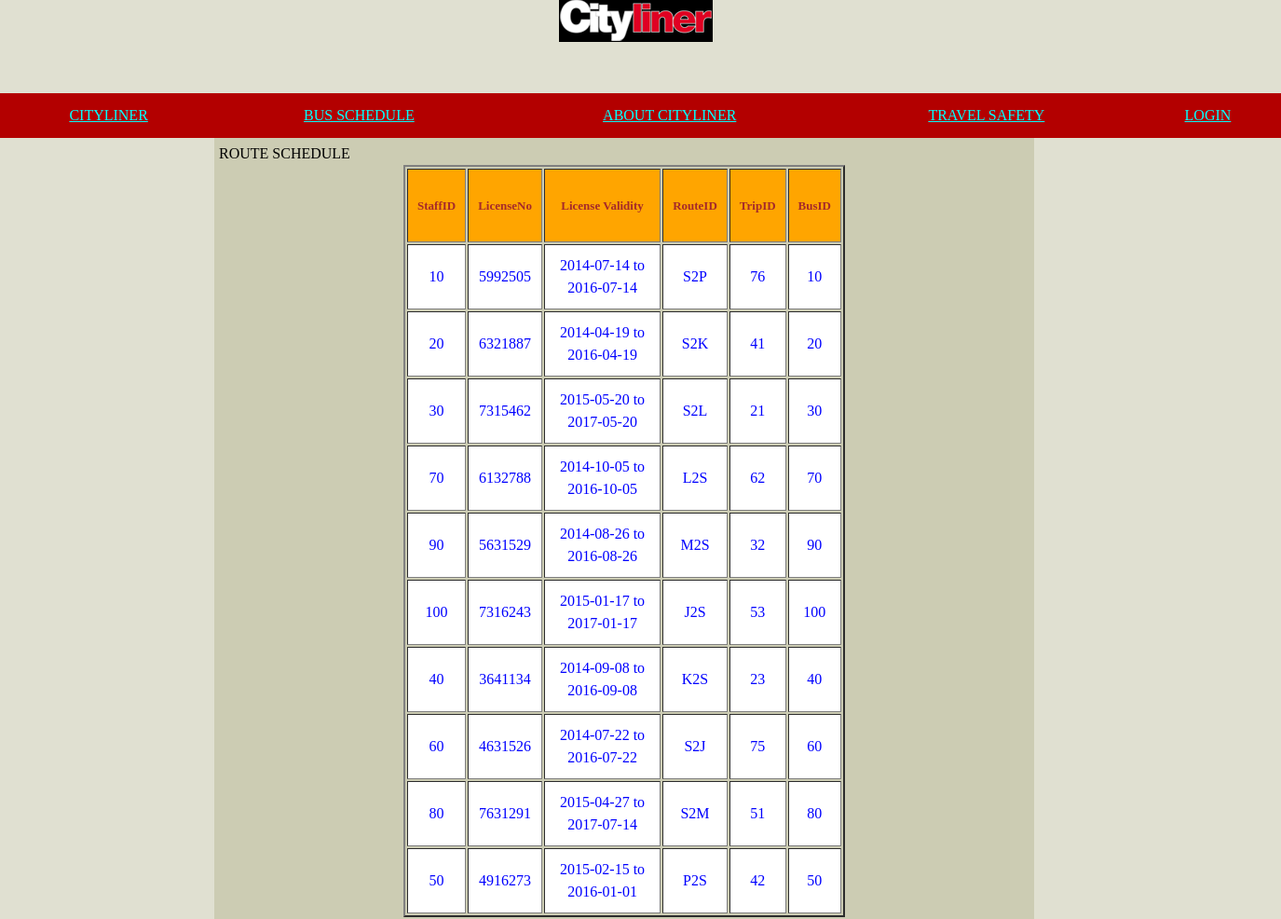
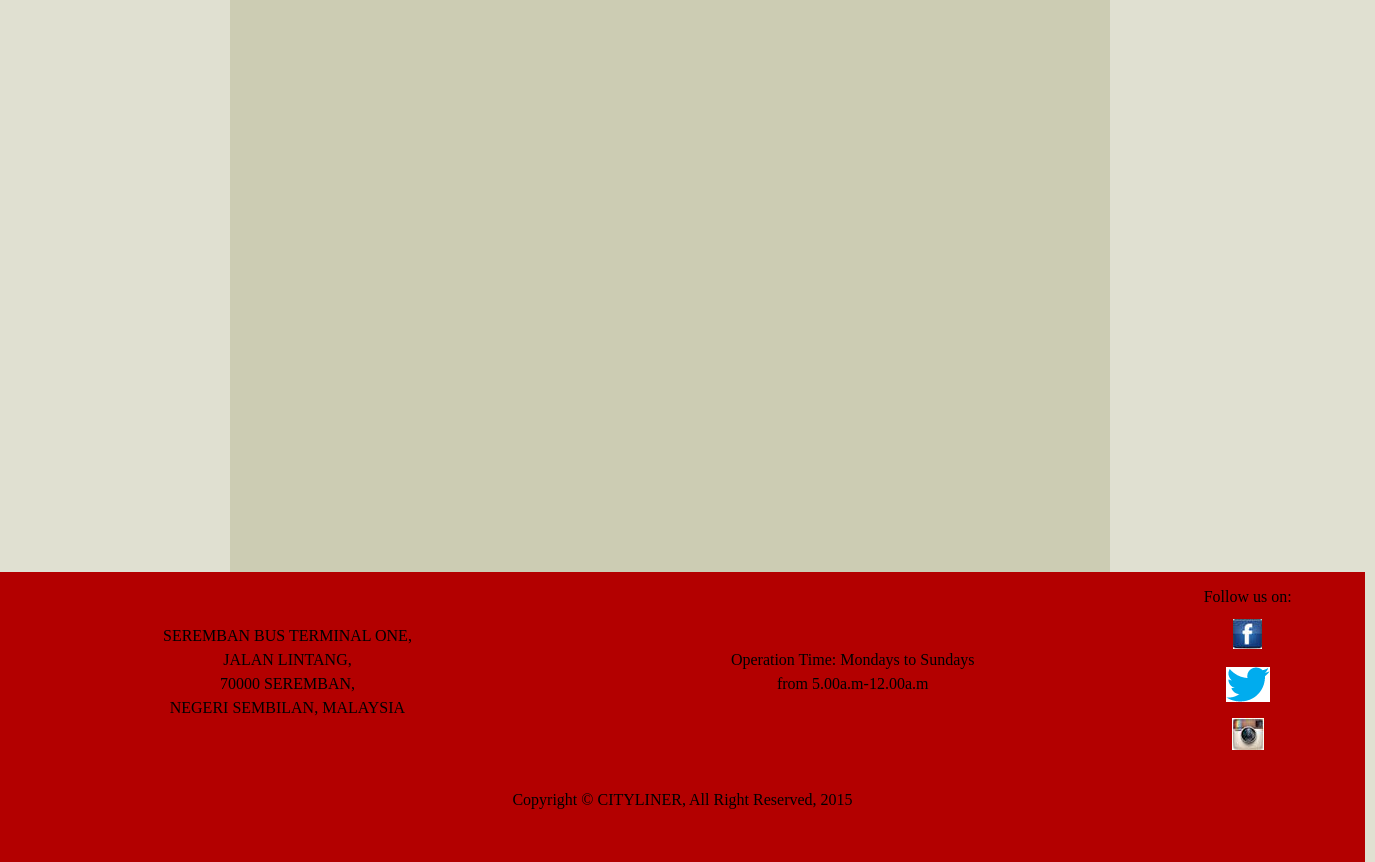
Page /driver.php on the committed database (2 pictures, top to bottom).
### tables this page shows
CREATE TABLE IF NOT EXISTS `driver` (
  `StaffID` int(20) NOT NULL,
  `LicenseNo` int(10) NOT NULL,
  `LicenseDate` date NOT NULL,
  `ExpiryDate` date NOT NULL,
  `RouteID` varchar(20) NOT NULL,
  `TripID` int(20) NOT NULL,
  `BusID` int(20) NOT NULL
);

### driver_cart.php (the view, shortened to what this page needs)
<?php
function driver() {
	$get = mysqli_query($GLOBALS['connection'], 'SELECT StaffID, LicenseNo, LicenseDate, ExpiryDate, RouteID, TripID, BusID FROM driver');
	if (mysqli_num_rows($get) == 0) {
		echo 'There is no details';
	} else {
		while ($get_row = mysqli_fetch_assoc($get)) {
			echo '<tr>';
			echo '<td style="background-color: white; color: blue;">' . $get_row['StaffID'] . ' </td>';
			echo '<td style="background-color: white; color: blue;">' . $get_row['LicenseNo'] . '</td>';
			echo '<td style="background-color: white; color: blue;">' . $get_row['LicenseDate'] . ' to ' . $get_row['ExpiryDate'] . '</td>';
			echo '<td style="background-color: white; color: blue;">' . $get_row['RouteID'] . '</td>';
			echo '<td style="background-color: white; color: blue;">' . $get_row['TripID'] . '</td>';
			echo '<td style="background-color: white; color: blue;">' . $get_row['BusID'] . '</td>';
		}
	}
}
?>

### driver.php (shortened to what this page needs)
<!DOCTYPE html>
<html>
<head>
	<link href="home_css.css" rel="stylesheet" type="text/css" />
</head>
<body>
	<?php
	require 'driver_cart.php';
	?>
		<div id="header">
		</div>
				<table class="menu">
					<tr>
						<td>
							<a href="home.php" target="_parent" class="current">CITYLINER</a>
						</td>
						<td>
							<a href="schedule.php" target="_parent" class="current">BUS SCHEDULE</a>
						</td>
						<td>
							<a href="about.php" target="_parent" class="current">ABOUT CITYLINER</a>
						</td>
						<td>
							<a href="safety.php" target="_parent" class="current">TRAVEL SAFETY</a>
						</td>
						<td>
							<a href="signin.php" target="_parent" class="current">LOGIN</a>
						</td>
					</tr>
				</table>
				<div id="section">
			<div class="title">ROUTE SCHEDULE</div>
			<table width="474" border="2" align="center">
			<tr>
			<td style="background-color: orange; color: brown;"><p><font size="2"><strong>StaffID</font></strong></p></td>
			<td style="background-color: orange; color: brown;"><p><font size="2"><strong>LicenseNo</font></strong></p></td>
			<td style="background-color: orange; color: brown;"><p><font size="2"><strong>License Validity</font></strong></p></td>
			<td style="background-color: orange; color: brown;"><p><font size="2"><strong>RouteID</font></strong></p></td>
			<td style="background-color: orange; color: brown;"><p><font size="2"><strong>TripID</font></strong></p></td>
			<td style="background-color: orange; color: brown;"><p><font size="2"><strong>BusID</font></strong></p></td>
   					<?php
					driver();
					?>
						</table>
			</div>
			<div id="footer">
				<table class="footer">
					<tr>
						<td> SEREMBAN BUS TERMINAL ONE,<br>
							 JALAN LINTANG,<br>
							 70000 SEREMBAN,<br>
							 NEGERI SEMBILAN, MALAYSIA
						</td>
						<td>
							Operation Time: Mondays to Sundays <br>
							from 5.00a.m-12.00a.m
						</td>
						<td>Follow us on:
							<a href="www.facebook.com" target="_parent" class="current"><div class="fb"></div></a>
							<a href="www.twitter.com" target="_parent" class="current"><div class="twitter"></div></a>
							<a href="www.instagram.com" target="_parent" class="current"><div class="ig"></a></div>
				<p> Copyright &copy; CITYLINER, All Right Reserved, 2015 </p>
</body>
</html>

### home_css.css (style rules this page uses)
html { background-color: #e0e0d1; color: black; }
a { color: #00FFFF; font-family:Baskerville Old Face; font-size:20; }
body { margin: 0; padding:0; font-family:Harlow Solid Italic, Times New Roman, Helvetica, sans-serif; line-height: 1.5em; width: 100%; display: table; }
#header { background-color: #e0e0d1; color:black; width: 1365px; height: 100px; text-align:center }
#section { background-color:#ccccb3; color:black; width:870px; float:left; height:1400px; margin:0px 0px 0px 230px; padding:5px; }
#footer { background-color: #b30000; color:black; clear:both; width: 1365px; height: 290px; text-align:center }
table.menu { width:100%; border:10px #b30000; }
table.menu th, td { padding:10px; text-align:center; }
table.menu { background-color:#b30000; }
table.footer { width:100%; border:1px solid #b30000; background-color:#b30000; }
table.footer th,td { padding:10px; text-align:center; }
.fb { background:url(images/fb.jpg) no-repeat center; width:100%; min-height:50px; }
.twitter { background: url(images/twitter.png) no-repeat center; width:100%; min-height:50px; }
.ig { background: url(images/ig.jpg) no-repeat center; width:100%; min-height:50px; }

### rows in the picture
driver: StaffID "10", LicenseNo "5992505", LicenseDate "2014-07-14", ExpiryDate "2016-07-14", RouteID "S2P", TripID "76", BusID "10"
driver: StaffID "20", LicenseNo "6321887", LicenseDate "2014-04-19", ExpiryDate "2016-04-19", RouteID "S2K", TripID "41", BusID "20"
driver: StaffID "30", LicenseNo "7315462", LicenseDate "2015-05-20", ExpiryDate "2017-05-20", RouteID "S2L", TripID "21", BusID "30"
driver: StaffID "70", LicenseNo "6132788", LicenseDate "2014-10-05", ExpiryDate "2016-10-05", RouteID "L2S", TripID "62", BusID "70"
driver: StaffID "90", LicenseNo "5631529", LicenseDate "2014-08-26", ExpiryDate "2016-08-26", RouteID "M2S", TripID "32", BusID "90"
driver: StaffID "100", LicenseNo "7316243", LicenseDate "2015-01-17", ExpiryDate "2017-01-17", RouteID "J2S", TripID "53", BusID "100"
driver: StaffID "40", LicenseNo "3641134", LicenseDate "2014-09-08", ExpiryDate "2016-09-08", RouteID "K2S", TripID "23", BusID "40"
driver: StaffID "60", LicenseNo "4631526", LicenseDate "2014-07-22", ExpiryDate "2016-07-22", RouteID "S2J", TripID "75", BusID "60"
driver: StaffID "80", LicenseNo "7631291", LicenseDate "2015-04-27", ExpiryDate "2017-07-14", RouteID "S2M", TripID "51", BusID "80"
driver: StaffID "50", LicenseNo "4916273", LicenseDate "2015-02-15", ExpiryDate "2016-01-01", RouteID "P2S", TripID "42", BusID "50"
